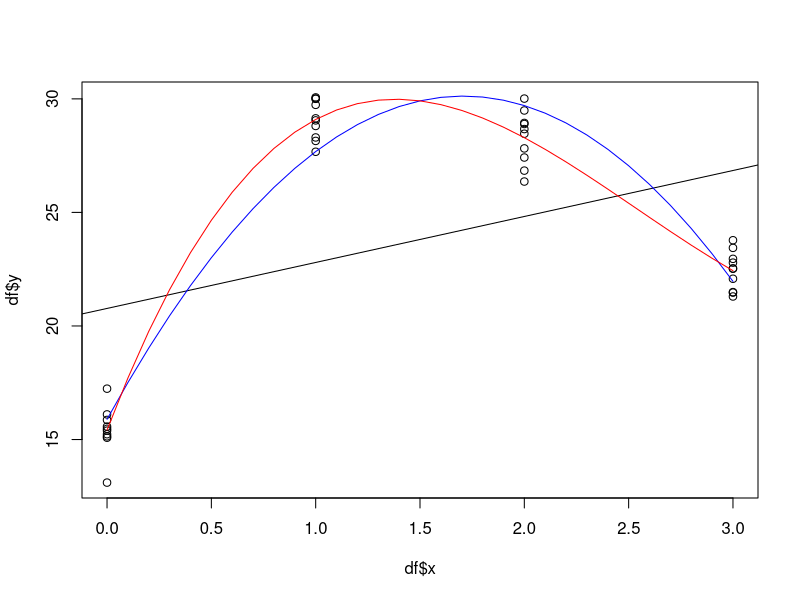

Recreate this plot in R.
#creates the random data with the specifications required
random1 = rnorm(n= 10, mean = 15, sd = 1)
random2 = rnorm(n= 10, mean = 30, sd = 1)
random3 = rnorm(n= 10, mean = 28, sd = 1)
random4 = rnorm(n= 10, mean = 22, sd = 1)

#creates a 40 row x 2 column table.
# x column is 10 iterations of 0, 1, 2, 3
# y column is the random data
x = c(0, 0, 0, 0, 0, 0, 0, 0, 0, 0,
      1, 1, 1, 1, 1, 1, 1, 1, 1, 1,
      2, 2, 2, 2, 2, 2, 2, 2, 2, 2,
      3, 3, 3, 3, 3, 3, 3, 3, 3, 3)

y = c(random1[1], random1[2], random1[3], random1[4], random1[5],
      random1[6], random1[7], random1[8], random1[9], random1[10],
      random2[1], random2[2], random2[3], random2[4], random2[5],
      random2[6], random2[7], random2[8], random2[9], random2[10],
      random3[1], random3[2], random3[3], random3[4], random3[5],
      random3[6], random3[7], random3[8], random3[9], random3[10],
      random4[1], random4[2], random4[3], random4[4], random4[5],
      random4[6], random4[7], random4[8], random4[9], random4[10])

df = data.frame(x, y)

#linear regression
df.lm = lm(formula = y~x, data = df)
#summary(df.lm)
#anova(df.lm)

#creates an array from 0-3 by 0.1
X = seq(0, 3, 0.1)

#quadratic regression
df.poly2 = lm(formula = y~poly(x, 2), data = df)
predicted2 = predict(df.poly2, list(x = X))
#summary(df.poly2)
anova(df.poly2)

#cubic regression
df.poly3 = lm(formula = y~poly(x, 3), data = df)
predicted3 = predict(df.poly3, list(x = X))
#summary(df.poly3)
#anova(df.poly3)

plot(df$x, df$y); abline(df.lm); lines(X, predicted2, col = "blue"); lines(X, predicted3, col = "red");

owm = lm(y~as.factor(x), data = df)
#summary(owm)
#anova(owm)
